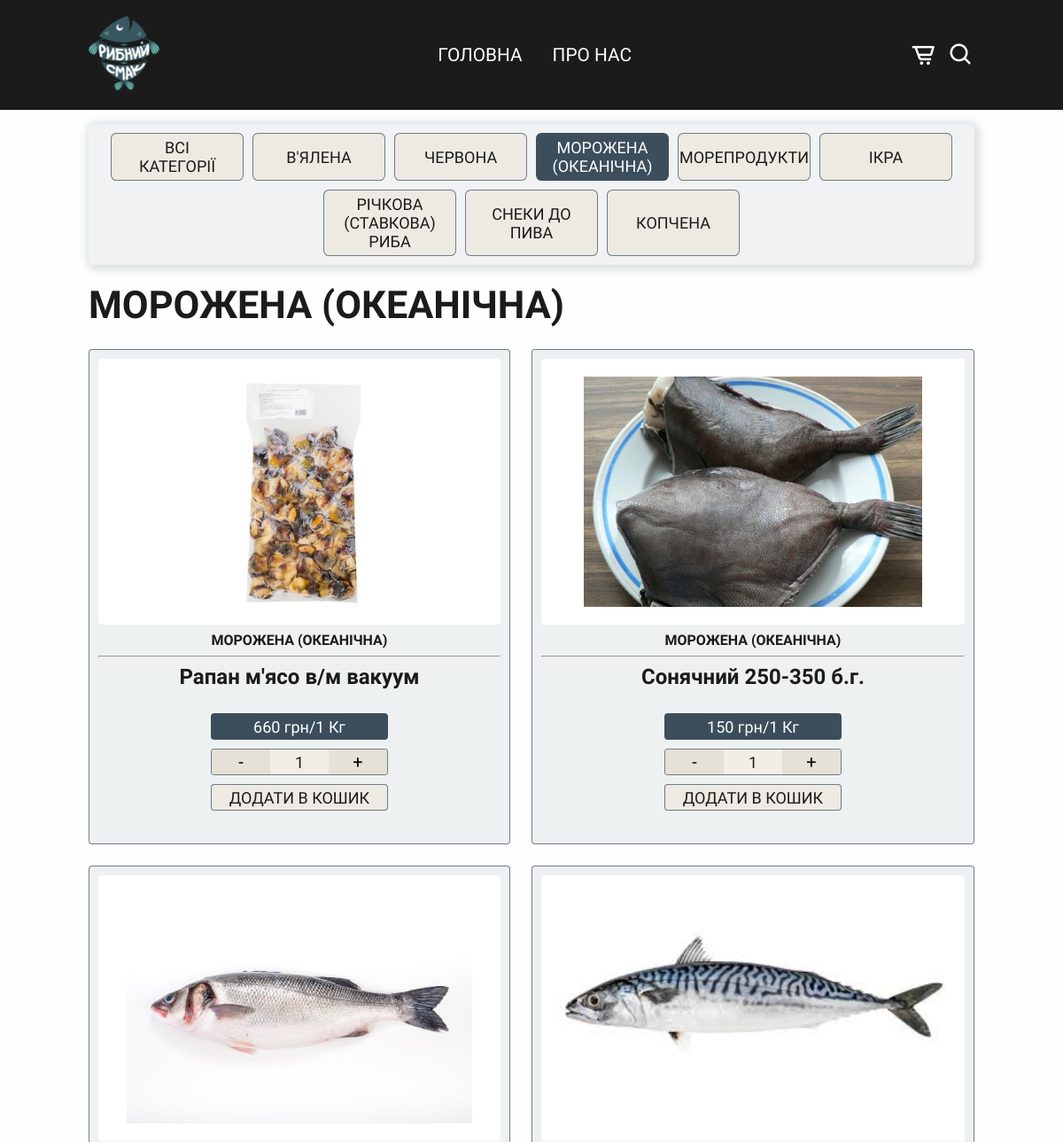
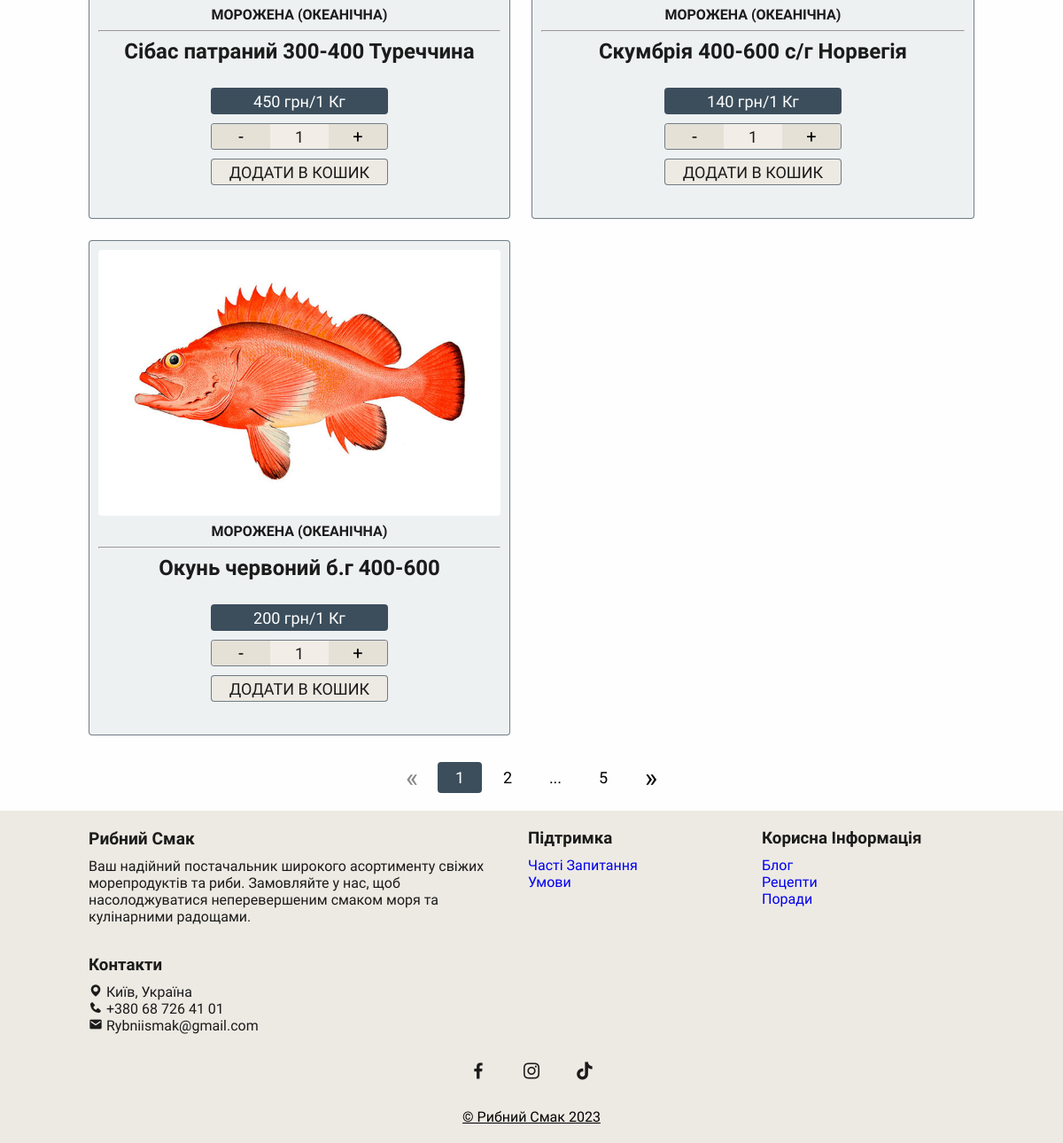
The app's page /products/morozhena-okeanichna with its own data (2 pictures, top to bottom).
### store/models.py (models this page shows, shortened)
class Category(models.Model):
    name = models.CharField(max_length=150, verbose_name='Заголовок')
    slug = models.SlugField(unique=True, verbose_name='Слаг')
    image = models.ImageField(upload_to='categories/', verbose_name='Зображення')
    is_published = models.BooleanField(default=True, verbose_name='На сайті')
    dt_update = models.DateTimeField(auto_now=True, verbose_name='Змінено')
    alt = models.CharField(max_length=150, default='fish store', verbose_name='alt tag')
    def __str__(self):
        return self.name
    def get_absolute_url(self):
        return reverse('store:products', args=(self.slug,))
    class Meta:
        verbose_name = 'категорію'
        verbose_name_plural = 'Категорії'
        ordering = ['dt_update', 'id']

class Product(models.Model):
    MEASURES = [
        ('1 Кг', '1 Кг'),
        ('100 грам', '100 грам'),
        ('1 Шт', '1 Шт'),
    ]
    name = models.CharField(max_length=250, verbose_name='Заголовок')
    description = models.TextField(verbose_name='Опис')
    image = models.ImageField(upload_to='products/', blank=True, verbose_name='Зображення')
    dt_create = models.DateTimeField(auto_now_add=True, verbose_name='Створено')
    dt_update = models.DateTimeField(auto_now=True, verbose_name='Змінено')
    price = models.DecimalField(max_digits=8, decimal_places=2, verbose_name='Ціна')
    measure = models.CharField(max_length=10, choices=MEASURES, verbose_name='Вимір')
    is_published = models.BooleanField(default=True, verbose_name='На сайті')
    alt = models.CharField(max_length=150, default='fish store', verbose_name='alt tag')
    category = models.ForeignKey(to=Category, on_delete=models.PROTECT, verbose_name='Категорія')
    class Meta:
        verbose_name = 'товар'
        verbose_name_plural = 'Товари'
        ordering = ['-dt_update', ]

### store/views.py (the view, shortened to what this page needs)
# urls.py: path('products/<slug:slug>', ProductsView.as_view(), name='products'),
class ProductsView(SingleObjectMixin, ListView):
    template_name = 'products.html'
    cats = Category.objects.filter(is_published=True)
    paginate_by = 5
    def get(self, request, *args, **kwargs):
        try:
            self.object = self.get_object(self.cats)
        except Http404:
            self.object = None
        return super().get(request, *args, **kwargs)
    def get_queryset(self):
        if self.object:
            return self.object.product_set.filter(is_published=True)
    def get_context_data(self, **kwargs):
        context = {
            "title": self.object.name if self.object else "Асортимент",
            "cats": self.cats,
        }
        return super().get_context_data(**kwargs, **context)

### store/templates/products.html (shortened to what this page needs)
{% extends "base.html" %}
{% load static %}
{% block menu %}
    <ul class="navbar animation-item">
        <li><a class="scroll-link" href="{% url 'store:index' %}#home">Головна</a></li>
        <li><a class="scroll-link" href="{% url 'store:index' %}#about">Про Нас</a></li>
    </ul>
{% endblock %}
{% block content %}
    <div class="categories-selector">
        <div class="categories-box">
            <div class="category-buttons">
                <a href="{% url 'store:products' 'all' %}"
                   class="category-button{% if not category %} chosen{% endif %}">Всі категорії</a>
                {% for cat in cats %}
                    <a href="{{ cat.get_absolute_url }}"
                       class="category-button{% if cat == category %} chosen{% endif %}">{{ cat.name }}</a>
                {% endfor %}
            </div>
        </div>
    </div>
    <section class="products" id="products">
        <div class="heading">
            {% if category %}
                <h2>{{ category.name }}</h2>
            {% elif request.GET.search %}
                <h2>Результати пошуку</h2>
            {% else %}
                <h2>Всі категорії</h2>
            {% endif %}
        </div>
        {% if object_list %}
        <div class="products-container">
            {% for product in object_list %}
                <div class="box" data-id="{{ product.id }}">
                    <img class="fish-image" data-description="{{ product.description }}"
                         src="{% if product.image %} {{ product.image.url }} {% else %} {% static 'img/ryb1.png' %} {% endif %}"
                         alt="Рибний Смак">
                    <h4>{{ product.category }}</h4>
                    <hr>
                    <h3 class="item-title">{{ product.name }}</h3>
                    <br>
                    <div class="content">
                        <span class="price-weight">{{ product.price|floatformat:"-2" }} грн/{{ product.measure }}</span>
                        <div class="counter">
                            <button class="counter_control" data-action="minus">-</button>
                            <div class="counter_amount" data-counter>1</div>
                            <button class="counter_control" data-action="plus">+</button>
                        </div>
                        <div class="cart-button-container">
                            <div data-cart>
                                <button data-cart class="add-cart-button">Додати в кошик</button>
                            </div>
                        </div>
                    </div>
                    <br>
                </div>
            {% endfor %}
        </div>
        {% else %}
            <div>Not found</div>
        {% endif %}
    </section>
    {% if page_obj.has_other_pages %}
        <div class="pagination-wrapper">
            <div class="pagination">
                {% if page_obj.has_previous %}
                    <a href="?{% if request.GET.search %}search={{ request.GET.search }}&{% endif %}page={{ page_obj.previous_page_number }}"
                       class="large-text tooltip-last"
                       data-tooltip="Попередня сторінка">&laquo;</a>
                {% else %}
                    <a href="" class="large-text tooltip disabled"
                       data-tooltip="Попередня сторінка">&laquo;</a>
                {% endif %}
                {% if page_obj.number == 1 %}
                    <a href="" class="active tooltip" data-tooltip="Поточна сторінка">1</a>
                {% else %}
                    <a href="?{% if request.GET.search %}search={{ request.GET.search }}&{% endif %}page=1" class="tooltip">1</a>
                {% endif %}
                {% for p in paginator.page_range %}
                    {% if p > 1 and p < paginator.num_pages %}
                        {% if p == page_obj.number %}
                            <a href="" class="active tooltip" data-tooltip="Поточна сторінка">{{ p }}</a>
                        {% elif p > page_obj.number|add:-2 and p < page_obj.number|add:2 %}
                            <a href="?{% if request.GET.search %}search={{ request.GET.search }}&{% endif %}page={{ p }}"
                               class="tooltip">{{ p }}</a>
                        {% endif %}
                    {% endif %}
                {% endfor %}
                {% if page_obj.number < paginator.num_pages|add:-2 %}
                    <a href="#" class="tooltip default-cursor">...</a>
                {% endif %}
                {% if page_obj.number == paginator.num_pages %}
                    <a href="#" class="active tooltip" data-tooltip="Поточна сторінка">{{ paginator.num_pages }}</a>
                {% else %}
                    <a href="?{% if request.GET.search %}search={{ request.GET.search }}&{% endif %}page={{ paginator.num_pages }}"
                       class="tooltip">{{ paginator.num_pages }}</a>
                {% endif %}
                {% if page_obj.has_next %}
                    <a href="?{% if request.GET.search %}search={{ request.GET.search }}&{% endif %}page={{ page_obj.next_page_number }}"
                       class="large-text tooltip-last"
                       data-tooltip="Наступна сторінка">&raquo;</a>
                {% else %}
                    <a href="" class="large-text tooltip disabled"
                       data-tooltip="Наступна сторінка">&raquo;</a>
                {% endif %}
            </div>
        </div>
    {% endif %}
{% endblock %}

### records on screen
Category: name "В'ЯЛЕНА"
Category: name "ЧЕРВОНА"
Category: name "МОРОЖЕНА (ОКЕАНІЧНА)"
Category: name "МОРЕПРОДУКТИ"
Category: name "ІКРА"
Category: name "РІЧКОВА (СТАВКОВА) РИБА"
Category: name "СНЕКИ ДО ПИВА"
Category: name "КОПЧЕНА"
Product: image (picture), category "МОРОЖЕНА (ОКЕАНІЧНА)", name "Рапан м'ясо в/м вакуум", price "660", measure "1 Кг"
Product: image (picture), category "МОРОЖЕНА (ОКЕАНІЧНА)", name "Сонячний 250-350 б.г.", price "150", measure "1 Кг"
Product: image (picture), category "МОРОЖЕНА (ОКЕАНІЧНА)", name "Сібас патраний 300-400 Туреччина", price "450", measure "1 Кг"
Product: image (picture), category "МОРОЖЕНА (ОКЕАНІЧНА)", name "Скумбрія 400-600 с/г Норвегія", price "140", measure "1 Кг"
Product: image (picture), category "МОРОЖЕНА (ОКЕАНІЧНА)", name "Окунь червоний б.г 400-600", price "200", measure "1 Кг"

### other values on screen
{{ p }} "2"
{{ paginator.num_pages }} "5"
